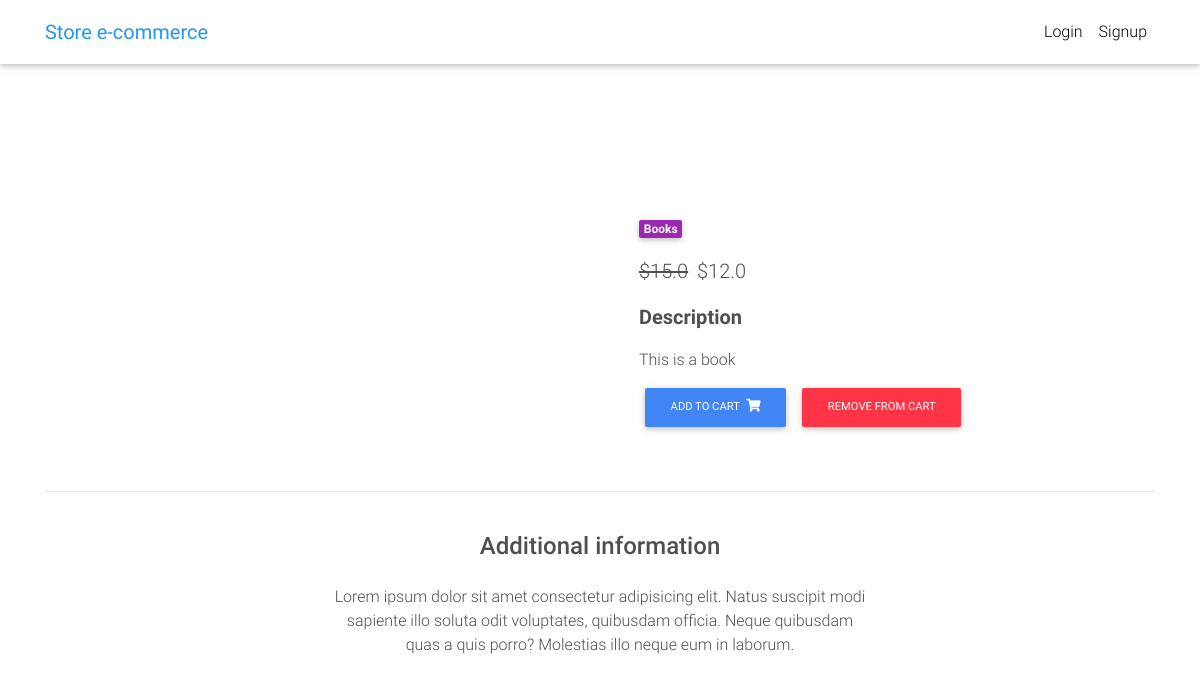
The app's page /product/books/ with its own data.
### core/models.py (models this page shows, shortened)
class Item(models.Model):
    title = models.CharField(max_length=100)
    price = models.FloatField()
    discount_price = models.FloatField(blank=True, null=True)
    category = models.CharField(choices=CATEGORY_CHOICES, max_length=3)
    label = models.CharField(choices=LABEL_CHOICES, max_length=1)
    slug = models.SlugField()
    description = models.TextField()
    image = models.ImageField()
    def get_add_to_cart_url(self):
        return reverse("core:add-to-cart", kwargs={
            'slug': self.slug
        })
    def get_remove_from_cart_url(self):
        return reverse("core:remove-from-cart", kwargs={
            'slug': self.slug
        })

### core/views.py (the view)
# urls.py: path('product/<slug>/', ItemDetailView.as_view(), name='product'),
class ItemDetailView(DetailView):
    model = Item
    template_name = "product.html"

### templates/product.html (shortened to what this page needs)
{% extends "base.html" %}
{% block content %}
  <main class="mt-5 pt-4">
    <div class="container dark-grey-text mt-5">
      <div class="row wow fadeIn">
        <div class="col-md-6 mb-4">
        </div>
        <div class="col-md-6 mb-4">
          <div class="p-4">
            <div class="mb-3">
              <a href="">
                <span class="badge purple mr-1">{{ object.get_category_display }}</span>
              </a>
            </div>
            <p class="lead">
              {% if object.discount_price %}
              <span class="mr-1">
                <del>${{ object.price }}</del>
              </span>
              <span>${{ object.discount_price }}</span>
              {% else %}
              <span>${{ object.price }}</span>
              {% endif %}
            </p>
            <p class="lead font-weight-bold">Description</p>
            <p>{{ object.description }}</p>
            <a href="{{ object.get_add_to_cart_url }}" class="btn btn-primary btn-md my-0 p">
              Add to cart
              <i class="fas fa-shopping-cart ml-1"></i>
            </a>
            <a href="{{ object.get_remove_from_cart_url }}" class="btn btn-danger btn-md my-0 p">
              Remove from cart
            </a>
          </div>
        </div>
      </div>
      <hr>
      <div class="row d-flex justify-content-center wow fadeIn">
        <div class="col-md-6 text-center">
          <h4 class="my-4 h4">Additional information</h4>
          <p>Lorem ipsum dolor sit amet consectetur adipisicing elit. Natus suscipit modi sapiente illo soluta odit
            voluptates,
            quibusdam officia. Neque quibusdam quas a quis porro? Molestias illo neque eum in laborum.</p>
        </div>
      </div>
      <div class="row wow fadeIn">
        <div class="col-lg-4 col-md-12 mb-4">
        </div>
        <div class="col-lg-4 col-md-6 mb-4">
        </div>
        <div class="col-lg-4 col-md-6 mb-4">
        </div>
      </div>
    </div>
  </main>
{% endblock content %}

### templates/base.html (style rules this page uses)
html, body, header, .carousel { height: 60vh; }

### records on screen
Item: category "Books", price "15.0", discount_price "12.0", description "This is a book"
